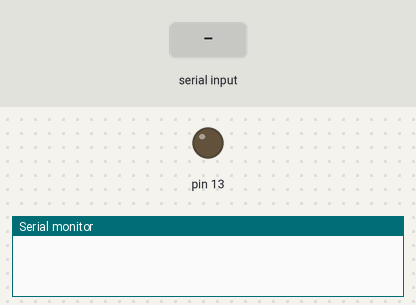
Bench run of a sketch on a simulated Arduino Uno, built with avr-gcc and run on an emulated ATmega328P. Shown: output pins drawn as LEDs (lit = HIGH), the last lines printed to the serial monitor. The test bench sets the inputs (shaded band).

Above: at 1.2 s.
1.3 s: "1" received over Serial
At 2.6 s:
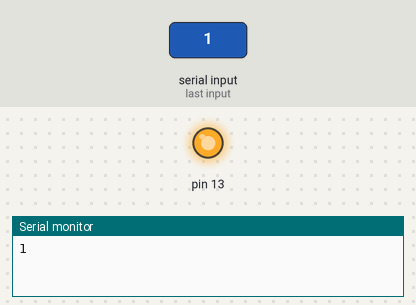
Timing chart, 0 to 8.8 s (numbered marks = the images above; inputs shaded):
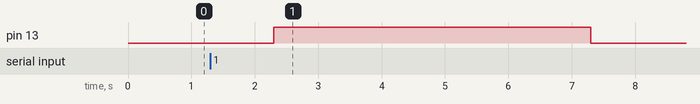

The sketch:

react_for_pasp.ino
```cpp
// #include <map>
// map <string, string> gruzy = {
//   {"1", "vint"},
//   {"2", "gaika"},
//   {"3", "shaiba"},
//   {"4", "shpilka"},
//   {"5", "podshipnik"},
//   {"6", "napravlyash"},
//   {"7", "val"},
//   {"8", "dvigatel"},
//   {"9", "datchik"}
// };

String gruz;
String vint = "vint";
String gaik = "gaika";
String shab = "shaiba";
String shpl = "shpilka";
String pdsh = "podshipnik";
String napr = "napravlyash";
String val = "val";
String dvig = "dvigatel";
String dtch = "datchik";

int vint0;
int gaik0;
int shab0;
int shpl0;
int pdsh0;
int napr0;
int val0;
int dvig0;
int dtch0;


void setup() {
  vint = 1;
  shab = 1;
  dtch = 1;
  // put your setup code here, to run once:
  pinMode(13, OUTPUT);
  Serial.begin(9600);
}

void loop() {
  // put your main code here, to run repeatedly:
  if (Serial.available() > 0) {
    // Читаем полученные данные и сохраняем их в переменной
    String data = Serial.readString();
    // gruz = gruzy[data];
    // Отправляем ответ обратно в Serial порт
    // Serial.println("Получено: " + data);
    if (data == "1") {
      gruz = vint;
      if (vint0 == 1) {}
    }
    if (data == "2") {
      gruz = gaik;
      if (gaik0 == 1) {}
    }
    if (data == "3") {
      gruz = shab;
      if (shab0 == 1) {}
    }
    if (data == "4") {
      gruz = shpl;
      if (shpl0 == 1) {}
    }
    if (data == "5") {
      gruz = pdsh;
      if (pdsh0 == 1) {}
    }
    if (data == "6") {
      gruz = napr;
      if (napr0 == 1) {}
    }
    if (data == "7") {
      gruz = val;
      if (val0 == 1) {}
    }
    if (data == "8") {
      gruz = dvig;
      if (dvig0 == 1) {}
    }
    if (data == "9") {
      gruz = dtch;
      if (dtch0 == 1) {}
    }

  if (gruz != "") {
    Serial.println(gruz);
    digitalWrite(13, HIGH);   // зажигаем светодиод
    delay(5000);              // ждем секунду
    digitalWrite(13, LOW);    // выключаем светодиод
    delay(1000);
    }
  }

}
```

Measured:
- after the input at 1.3 s, pin 13: LOW → HIGH after 1.0 s, → LOW 5.0 s later
